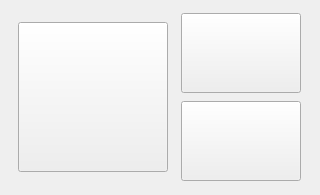
<?xml version="1.0" encoding="UTF-8"?>
<ui version="4.0">
 <class>LanguagePageClass</class>
 <widget class="QWidget" name="LanguagePageClass">
  <property name="geometry">
   <rect>
    <x>0</x>
    <y>0</y>
    <width>320</width>
    <height>195</height>
   </rect>
  </property>
  <property name="windowTitle">
   <string>Form</string>
  </property>
  <layout class="QHBoxLayout" name="horizontalLayout" stretch="1,1">
   <item>
    <layout class="QVBoxLayout" name="verticalLayout" stretch="8">
     <item>
      <widget class="QPushButton" name="globalBtn">
       <property name="sizePolicy">
        <sizepolicy hsizetype="Expanding" vsizetype="Expanding">
         <horstretch>0</horstretch>
         <verstretch>0</verstretch>
        </sizepolicy>
       </property>
       <property name="maximumSize">
        <size>
         <width>150</width>
         <height>150</height>
        </size>
       </property>
       <property name="styleSheet">
        <string notr="true">border-image: url(:/weiduodianzi/ui/global.png);</string>
       </property>
       <property name="text">
        <string/>
       </property>
      </widget>
     </item>
    </layout>
   </item>
   <item>
    <layout class="QVBoxLayout" name="verticalLayout_2">
     <item>
      <widget class="QPushButton" name="ChineseBtn">
       <property name="sizePolicy">
        <sizepolicy hsizetype="Expanding" vsizetype="Expanding">
         <horstretch>0</horstretch>
         <verstretch>0</verstretch>
        </sizepolicy>
       </property>
       <property name="maximumSize">
        <size>
         <width>120</width>
         <height>80</height>
        </size>
       </property>
       <property name="styleSheet">
        <string notr="true">border-image: url(:/weiduodianzi/ui/chinese.png);</string>
       </property>
       <property name="text">
        <string/>
       </property>
      </widget>
     </item>
     <item>
      <widget class="QPushButton" name="EnglishBtn">
       <property name="sizePolicy">
        <sizepolicy hsizetype="Expanding" vsizetype="Expanding">
         <horstretch>0</horstretch>
         <verstretch>0</verstretch>
        </sizepolicy>
       </property>
       <property name="maximumSize">
        <size>
         <width>120</width>
         <height>80</height>
        </size>
       </property>
       <property name="styleSheet">
        <string notr="true">border-image: url(:/weiduodianzi/ui/english.png);</string>
       </property>
       <property name="text">
        <string/>
       </property>
      </widget>
     </item>
    </layout>
   </item>
  </layout>
 </widget>
 <resources>
  <include location="weiduodianzi.qrc"/>
 </resources>
 <connections/>
</ui>
